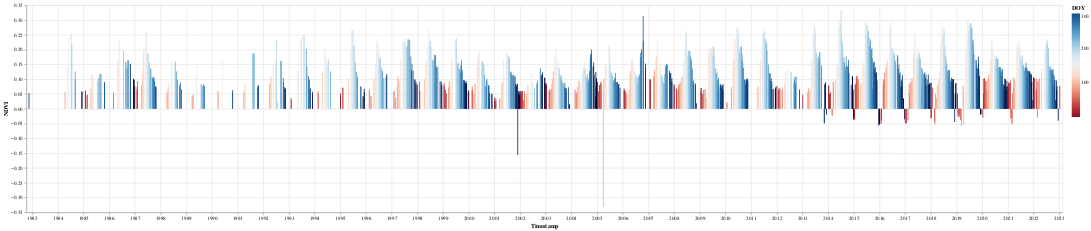

Write notebook code for a chart like this one.
### Code cell
alt.Chart(df).mark_bar(size = 1.5,color='green').encode(
    alt.X('Timestamp:T'),
    alt.Y('NDVI:Q'),
    color=alt.Color(
    'DOY:Q', scale=alt.Scale(scheme='redblue', domain=(1, 300))),
    tooltip=[
        alt.Tooltip('DOY:Q', title='doy'),
        alt.Tooltip('Month:Q', title='Month')
    ]
).properties(width=4000, height=400)

### Figure 1 — Vega-Lite specification as saved in the notebook (floating-point values rounded to 4 significant figures; data arrays with more than 128 entries replaced by an {"elided": "..."} marker saying what was removed)
{"config": {"view": {"continuousWidth": 400, "continuousHeight": 300}}, "data": {"name": "data-bd4401c67c5271ea78e1ea4e1e82c1aa"}, "mark": {"type": "bar", "color": "green", "size": 1.5}, "encoding": {"color": {"field": "DOY", "scale": {"domain": [1, 300], "scheme": "redblue"}, "type": "quantitative"}, "tooltip": [{"field": "DOY", "title": "doy", "type": "quantitative"}, {"field": "Month", "title": "Month", "type": "quantitative"}], "x": {"field": "Timestamp", "type": "temporal"}, "y": {"field": "NDVI", "type": "quantitative"}}, "height": 400, "width": 4000, "$schema": "https://vega.github.io/schema/vega-lite/v4.17.0.json", "datasets": {"data-bd4401c67c5271ea78e1ea4e1e82c1aa": {"elided": "2813 records"}}}
